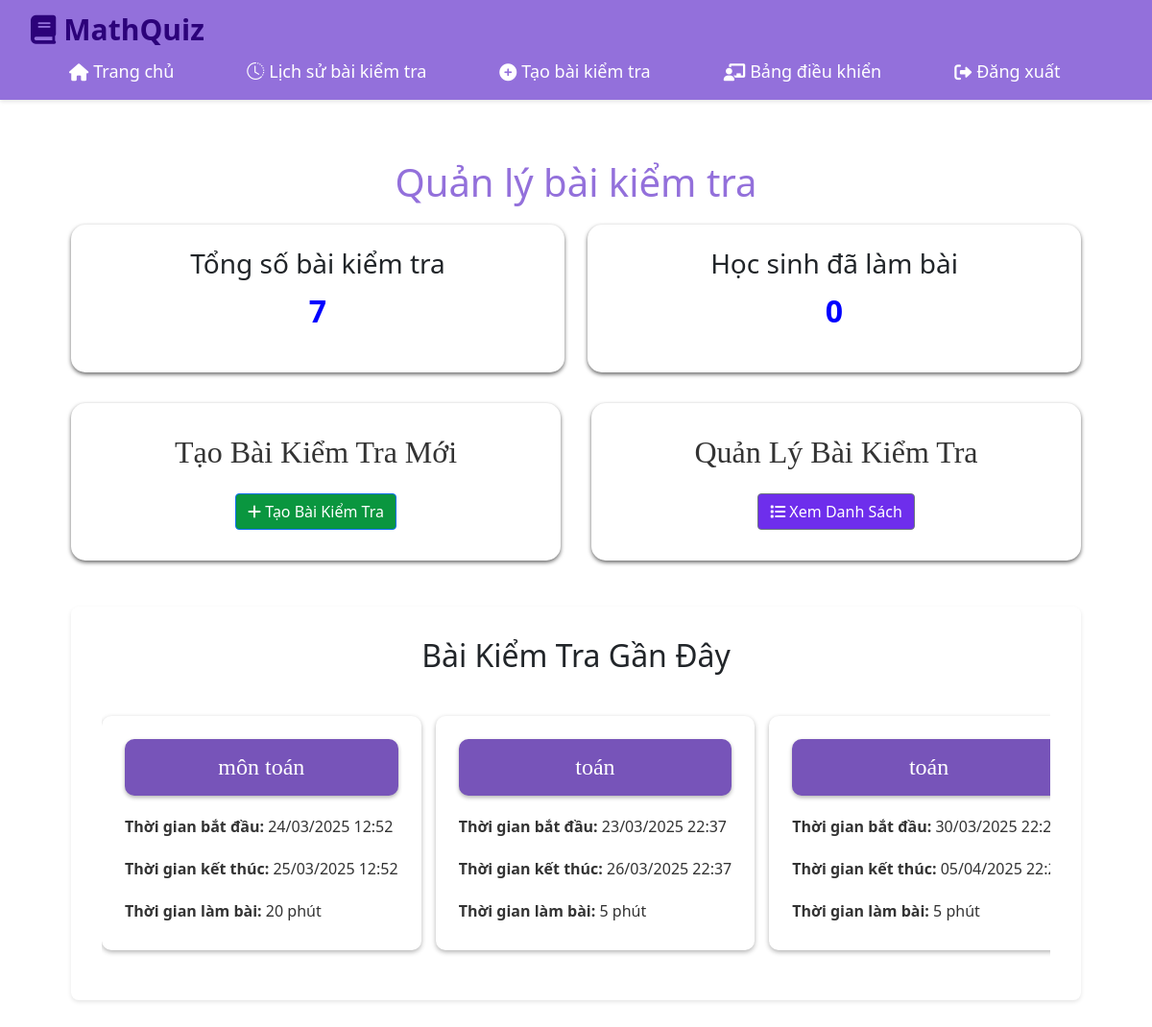
/teacher/dashboard (signed in), run on an earlier commit of the app's database.
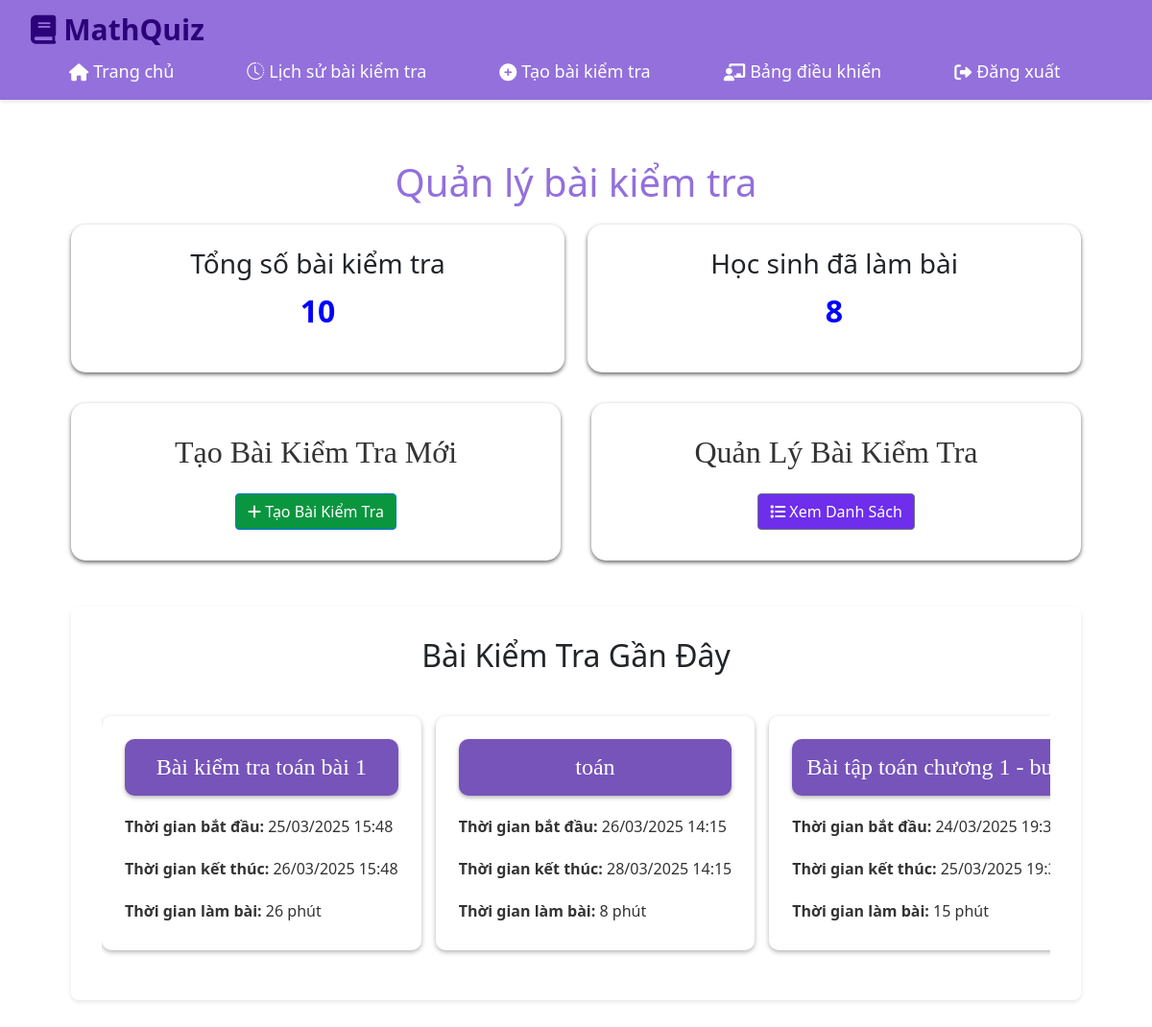
And on a later commit of the database.
### app.py (models this page shows)
class Quiz(db.Model):
    id = db.Column(db.Integer, primary_key=True)
    title = db.Column(db.String(200), nullable=False)
    teacher_id = db.Column(db.Integer, db.ForeignKey('user.id'), nullable=False)
    start_time = db.Column(db.DateTime, nullable=False)
    end_time = db.Column(db.DateTime, nullable=False)
    duration = db.Column(db.Integer, nullable=False)  # in minutes
    questions = db.relationship('Question', backref='quiz', lazy=True)
    teacher = db.relationship('User', backref='quizzes', lazy=True)

### app.py (the view)
@app.route('/teacher/dashboard')
def teacher_dashboard():
    if 'user_id' not in session or session['role'] != 'teacher':
        flash('Bạn không có quyền truy cập trang này!')
        return redirect(url_for('home'))
    teacher_id = session['user_id']
    total_quizzes = Quiz.query.filter_by(teacher_id=teacher_id).count()
    total_students = QuizResult.query.join(Quiz, QuizResult.quiz_id == Quiz.id)\
        .filter(Quiz.teacher_id == teacher_id)\
        .distinct(QuizResult.student_id)\
        .count()
    recent_quizzes = Quiz.query.filter_by(teacher_id=teacher_id).order_by(Quiz.id.desc()).limit(5).all()
    return render_template('teacher_dashboard.html',
                         total_quizzes=total_quizzes,
                         total_students=total_students,
                         recent_quizzes=recent_quizzes)

### templates/teacher_dashboard.html (shortened to what this page needs)
{% extends "base.html" %}
{% block content %}
<div class="dashboard">
    <h1>Quản lý bài kiểm tra</h1>
    <div class="dashboard-stats">
        <div class="stat-card">
            <h3>Tổng số bài kiểm tra</h3>
            <p class="stat-number">{{ total_quizzes }}</p>
        </div>
        <div class="stat-card">
            <h3>Học sinh đã làm bài</h3>
            <p class="stat-number">{{ total_students }}</p>
        </div>
    </div>
    <div class="dashboard-actions">
        <div class="action-card">
            <h2>Tạo Bài Kiểm Tra Mới</h2>
            <a href="{{ url_for('create_quiz') }}" class="btn btn-primary">
                <i class="fas fa-plus"></i> Tạo Bài Kiểm Tra
            </a>
        </div>
        <div class="action-card">
            <h2>Quản Lý Bài Kiểm Tra</h2>
            <a href="{{ url_for('manage_quizzes') }}" class="btn btn-secondary">
                <i class="fas fa-list"></i> Xem Danh Sách
            </a>
        </div>
    </div>
    <div class="recent-quizzes">
        <h2>Bài Kiểm Tra Gần Đây</h2>
        <div class="quiz-list">
            {% if recent_quizzes %}
                {% for quiz in recent_quizzes %}
                <div class="quiz-card">
                    <h3>{{ quiz.title }}</h3>
                    <p class="quiz-info-text"><b>Thời gian bắt đầu:</b> {{ quiz.start_time.strftime('%d/%m/%Y %H:%M') }}</p>
                    <p class="quiz-info-text"><b>Thời gian kết thúc:</b> {{ quiz.end_time.strftime('%d/%m/%Y %H:%M') }}</p>
                    <p class="quiz-info-text"><b>Thời gian làm bài:</b> {{ quiz.duration }} phút</p>
                </div>
                {% endfor %}
            {% else %}
                <p>Chưa có bài kiểm tra nào.</p>
            {% endif %}
        </div>
    </div>
</div>
{% endblock %}

What changed in the data, as far as the page shows it:
no longer on this page (row unchanged): Quiz: title "môn toán", start_time "24/03/2025 12:52", end_time "25/03/2025 12:52", duration "20"
no longer on this page (row unchanged): Quiz: title "toán", start_time "23/03/2025 22:37", end_time "26/03/2025 22:37", duration "5"
no longer on this page (row unchanged): Quiz: title "toán", start_time "30/03/2025…", end_time "05/04/2025…", duration "5"
added Quiz: title "Bài kiểm tra toán bài 1", start_time "25/03/2025 15:48", end_time "26/03/2025 15:48", duration "26"
added Quiz: title "toán", start_time "26/03/2025 14:15", end_time "28/03/2025 14:15", duration "8"
added Quiz: title "Bài tập toán chương 1 -…", start_time "24/03/2025…", end_time "25/03/2025…", duration "15"
Also different on the page:
{{ total_quizzes }}: "7" → "10"
{{ total_students }}: "0" → "8"
